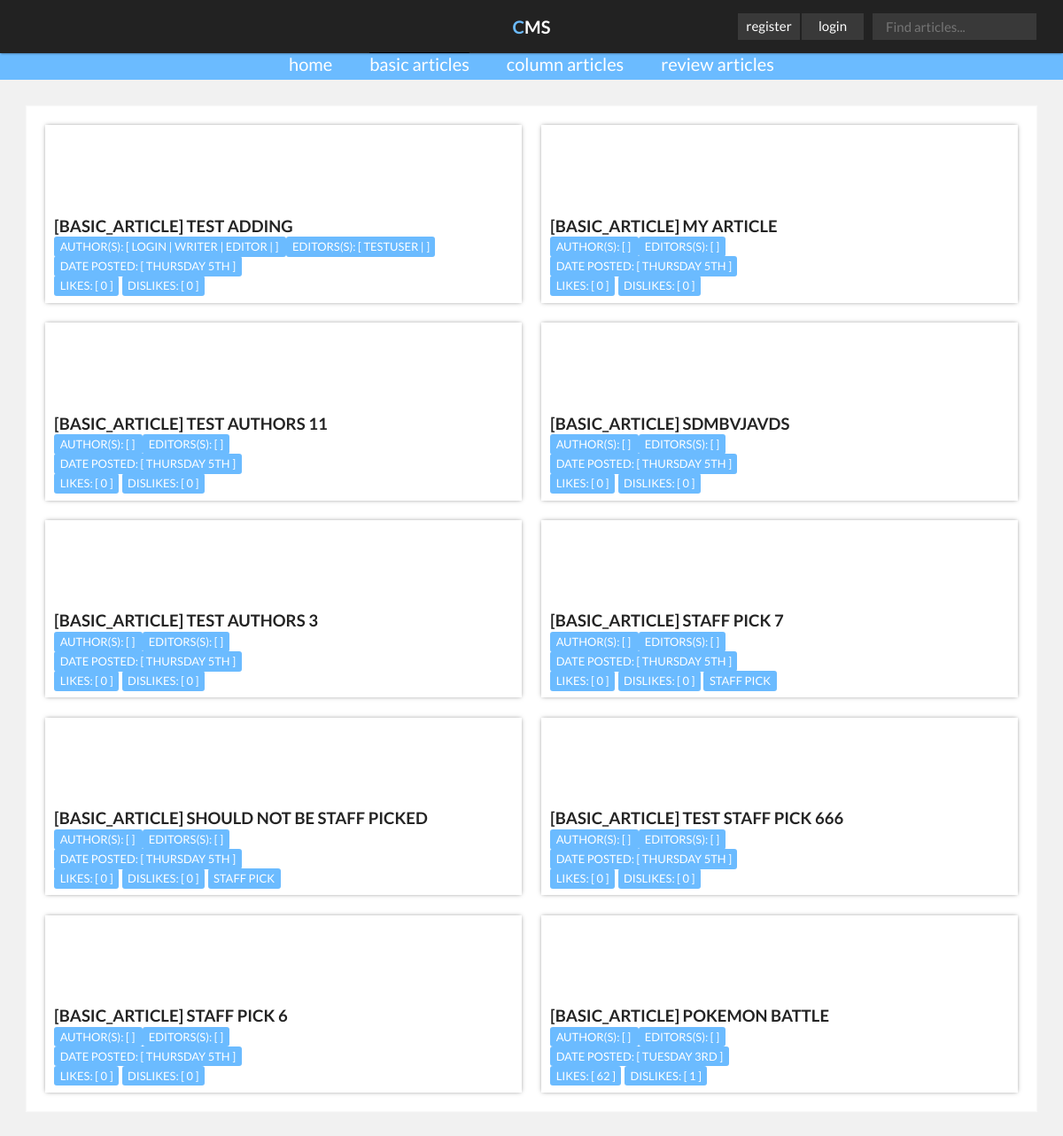
Page /index.php?page=articles&type=basic on the committed database.
### tables this page shows
CREATE TABLE IF NOT EXISTS `articles` (
  `article_id` int(6) NOT NULL AUTO_INCREMENT,
  `article_title` varchar(100) NOT NULL,
  `article_content` text NOT NULL,
  `article_timestamp` int(11) NOT NULL,
  `article_image` varchar(255) NOT NULL,
  `article_status` varchar(30) NOT NULL,
  `article_type` varchar(30) NOT NULL,
  `article_staff_pick` tinyint(4) DEFAULT '0',
  PRIMARY KEY (`article_id`)
);

CREATE TABLE IF NOT EXISTS `users` (
  `user_id` int(6) NOT NULL AUTO_INCREMENT,
  `user_name` varchar(255) NOT NULL,
  `user_password` varchar(255) NOT NULL,
  `user_role` varchar(30) NOT NULL,
  PRIMARY KEY (`user_id`)
);

CREATE TABLE IF NOT EXISTS `article_likes` (
  `article_like_id` int(6) NOT NULL AUTO_INCREMENT,
  `article_like_amount` int(6) NOT NULL DEFAULT '0',
  `article_id` int(6) NOT NULL,
  PRIMARY KEY (`article_like_id`),
  KEY `article_id` (`article_id`)
);

CREATE TABLE IF NOT EXISTS `article_dislikes` (
  `article_dislike_id` int(6) NOT NULL AUTO_INCREMENT,
  `article_dislike_amount` int(6) NOT NULL,
  `article_id` int(6) NOT NULL,
  PRIMARY KEY (`article_dislike_id`),
  KEY `article_id` (`article_id`)
);

### views/AUView.php (called while the page is built, shortened)
<?php
class AUView {
    private $articlesModel;
    public function __construct( $controller, $articlesModel, $usersModel ){
        $this->articlesModel    = $articlesModel;
    }
    public function output_basic_articles(){
        include 'html/header.html.php';
        $articles = $this->articlesModel->getBasicArticles();
        include 'html/articles.html.php';
        include 'html/footer.html.php';
    }
}
 ?>

### models/ArticlesModel.php (called while the page is built, shortened)
<?php
include_once "config/connection.php";
include_once "models/Article.php";
class ArticlesModel {
    public function getBasicArticles(){
        global $pdo;
        $sth = $pdo->prepare("SELECT * FROM articles WHERE article_type = :type ORDER BY article_timestamp DESC");
        $sth->execute(array(':type'=>'basic_article'));
        $rows = $sth->fetchAll();
        foreach($rows as $row){
            $article = new Article(
               $row['article_id']
               ,$row['article_title']
               ,$row['article_content']
               ,$row['article_timestamp']
               ,$row['article_image']
               ,$row['article_status']
               ,$row['article_type']
               ,$row['article_staff_pick']
               );
            $basic_articles[] = $article;
        }
        return $basic_articles;
    }
    public function getLikes( $article_id ) {
        global $pdo;
        $query = $pdo->prepare("SELECT article_like_amount FROM article_likes WHERE article_id = ? ");
        $query->bindValue(1, $article_id);
        $query->execute();
        $article_like_amount = $query->fetchColumn();
        return $article_like_amount;
    }
    public function getDislikes( $article_id ) {
        global $pdo;
        $query = $pdo->prepare("SELECT article_dislike_amount FROM article_dislikes WHERE article_id = ? ");
        $query->bindValue(1, $article_id);
        $query->execute();
        $article_dislike_amount = $query->fetchColumn();
        return $article_dislike_amount;
    }
    public function getArticleAuthors( $article_id ) {
        global $pdo;
        $query = $pdo->prepare("
          SELECT U.user_name
          FROM users U
          INNER JOIN article_authors  AU ON U.user_id = AU.user_id
          WHERE AU.article_id = ?");
        $query->bindValue(1, $article_id);
        $query->execute();
        $article_authors = $query->fetchAll();
        return $article_authors;
    }
    public function getArticleEditors( $article_id ) {
        global $pdo;
        $query = $pdo->prepare("
          SELECT U.user_name
          FROM users U
          INNER JOIN article_editors AU ON U.user_id = AU.user_id
          WHERE AU.article_id = ?");
        $query->bindValue(1, $article_id);
        $query->execute();
        $article_editors = $query->fetchAll();
        return $article_editors;
    }
}
?>

### models/article.php (called while the page is built, shortened)
<?php
	class Article {
		 public function __construct($article_id, $article_title, $article_content, $article_timestamp, $article_image, $article_status, $article_type, $article_staff_pick){
		 	$this->id = $article_id;
		 	$this->title = $article_title;
		 	$this->timestamp = $article_timestamp;
		 	$this->image = $article_image;
		 	$this->type = $article_type;
		 	$this->staff_pick = $article_staff_pick;
		 	return true;
		 }
		 public function getArticleId(){
		 	return $this->id;
		 }
		 public function getArticleTitle(){
		 	return $this->title;
		 }
		 public function getArticleTimestamp(){
		 	return $this->timestamp;
		 }
		 public function getArticleImage(){
		 	return $this->image;
		 }
		 public function getArticleType(){
		 	return $this->type;
		 }
		 public function getStaffPickedArticle(){
		 	return $this->staff_pick;
		 }
	}
 ?>

### views/html/articles.html.php (the view, shortened to what this page needs)
<div class="content">
    <div class="block list <?php if ( $_GET['type']=='basic') { echo 'basic-layout'; } else if ( $_GET['type']=='column') { echo 'column-layout'; } else if ( $_GET['type']=='review') { echo 'review-layout'; }  ?> ">
        <ol>
            <?php foreach($articles as $article): ?>
                <?php $article_authors = $this->articlesModel->getArticleAuthors( $article->getArticleId() ); ?>
                <?php $article_editors = $this->articlesModel->getArticleEditors( $article->getArticleId() ); ?>
                <li>
                <a href="index.php?show=<?php echo $article->getArticleId(); ?>">
                    <div class="square-thumb" style="background-image: url(<?php echo $article->getArticleImage(); ?>);"></div>
                    <h4>[<?php echo $article->getArticleType(); ?>] <?php echo $article->getArticleTitle(); ?></h4>
                    <small>author(s): [
                        <?php foreach($article_authors as $author): ?>
                            <?php print $author['user_name']; ?> |
                        <?php endforeach; ?>
                        ]
                    </small>
                    <small>editors(s): [
                        <?php foreach($article_editors as $editor): ?>
                            <?php print $editor['user_name']; ?> |
                        <?php endforeach; ?>
                        ]
                    </small><br/>
                    <small>date posted: [ <?php echo date("l jS", $article->getArticleTimestamp()); ?> ]</small><br/>
                    <small>likes: [ <?php echo $this->articlesModel->getLikes( $article->getArticleId() ); ?> ]</small>
                    <small>dislikes: [ <?php echo $this->articlesModel->getDislikes( $article->getArticleId() ); ?> ]</small>
                    <?php if( $article->getStaffPickedArticle() == 1 ) { ?><small>STAFF PICK</small><?php } ?>
                </a>
            </li>
        <?php endforeach; ?>
        </ol>
    </div>
</div>

### public/css/style.css (style rules this page uses)
* { -webkit-box-sizing: border-box; -moz-box-sizing: border-box; box-sizing: border-box; margin: 0; padding: 0; }
body, input { font-family: "Lato", sans-serif; font-size: 62.5%; background: #F1F1F1; }
ol { list-style: none; }
.content { background: #FFF; width: 100%; height: 100%; display: inline-block; }
.content > :first-child { width: 20%; }
.block { position: relative; padding: 1em; float: left; -moz-box-shadow: 0 0 0.1em 0.1em rgba(255,255,255, 0.5); -webkit-box-shadow: 0 0 0.1em 0.1em rgba(255,255,255, 0.5); box-shadow: 0 0 0.1em 0.1em rgba(255,255,255, 0.5); height: 100%; }
.block.list { float: left; width: 100%; }
.block.list small { color: #FFF; background: #6BBBFF; padding: 0.25em 0.5em; font-size: 70%; -moz-border-radius: 3px; -webkit-border-radius: 3px; border-radius: 3px; }
.content .block.list .square-thumb + h4 { width: 30em; }
.block ol a, .block ol form { font-size: 185%; text-transform: uppercase; text-decoration: none; color: #242424; }
.block ol li a h4 { white-space: nowrap; text-overflow: ellipsis; width: 100%; overflow: hidden; }
.block ol li { padding: 1em; -moz-box-shadow: rgba(0,0,0,0.5) 0px 0px 5px -1px; -webkit-box-shadow: rgba(0,0,0,0.5) 0px 0px 5px -1px; box-shadow: rgba(0,0,0,0.5) 0px 0px 5px -1px; margin: 0.5em auto; }
.block ol small { font-size: 60%; }
.list .square-thumb { width: 5em; height: 5em; background-position: center; background-size: cover; float: left; margin-right: 0.5em; }
.block.list.basic-layout ol li { width: 48%; margin: 1%; float: left; }
.block.list.basic-layout .square-thumb, .block.list.column-layout .square-thumb { width: 100%; }

### rows in the picture
articles: article_type "BASIC_ARTICLE", article_title "TEST ADDING", article_timestamp "THURSDAY 5TH", article_id.article_like_amount "0", article_id.article_dislike_amount "0"
users: user_name "LOGIN"
users: user_name "WRITER"
users: user_name "EDITOR"
users: user_name "TESTUSER"
articles: article_type "BASIC_ARTICLE", article_title "MY ARTICLE", article_timestamp "THURSDAY 5TH", article_id.article_like_amount "0", article_id.article_dislike_amount "0"
articles: article_type "BASIC_ARTICLE", article_title "TEST AUTHORS 11", article_timestamp "THURSDAY 5TH", article_id.article_like_amount "0", article_id.article_dislike_amount "0"
articles: article_type "BASIC_ARTICLE", article_title "SDMBVJAVDS", article_timestamp "THURSDAY 5TH", article_id.article_like_amount "0", article_id.article_dislike_amount "0"
articles: article_type "BASIC_ARTICLE", article_title "TEST AUTHORS 3", article_timestamp "THURSDAY 5TH", article_id.article_like_amount "0", article_id.article_dislike_amount "0"
articles: article_type "BASIC_ARTICLE", article_title "STAFF PICK 7", article_timestamp "THURSDAY 5TH", article_id.article_like_amount "0", article_id.article_dislike_amount "0", article_staff_pick "STAFF PICK"
articles: article_type "BASIC_ARTICLE", article_title "SHOULD NOT BE STAFF PICKED", article_timestamp "THURSDAY 5TH", article_id.article_like_amount "0", article_id.article_dislike_amount "0", article_staff_pick "STAFF PICK"
articles: article_type "BASIC_ARTICLE", article_title "TEST STAFF PICK 666", article_timestamp "THURSDAY 5TH", article_id.article_like_amount "0", article_id.article_dislike_amount "0"
articles: article_type "BASIC_ARTICLE", article_title "STAFF PICK 6", article_timestamp "THURSDAY 5TH", article_id.article_like_amount "0", article_id.article_dislike_amount "0"
articles: article_type "BASIC_ARTICLE", article_title "POKEMON BATTLE", article_timestamp "TUESDAY 3RD", article_id.article_like_amount "62", article_id "1"
